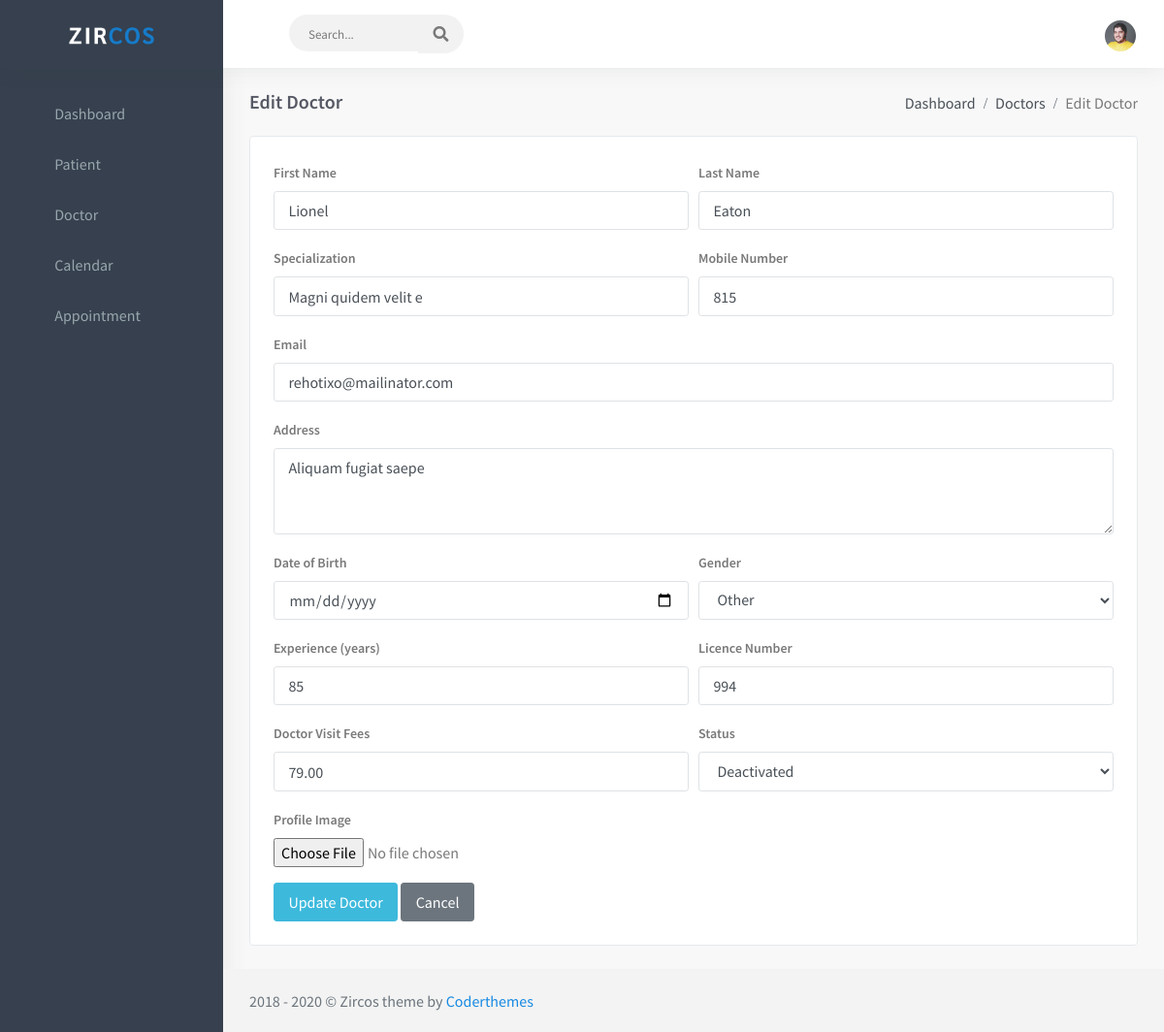
Screenshot of /doctors/edit/11/ with the database file from the repository.
### core/models.py (models this page shows, shortened)
class Doctor(models.Model):
    STATUS_CHOICES = [
        ('Active', 'Active'),
        ('Deactivated', 'Deactivated'),
    ]
    GENDER_CHOICES = [
        ('Male', 'Male'),
        ('Female', 'Female'),
        ('Other', 'Other'),
    ]
    user = models.OneToOneField(User, on_delete=models.CASCADE, null=True, blank=True)
    doctor_id = models.AutoField(primary_key=True)  # unique ID
    first_name = models.CharField(max_length=100)
    last_name = models.CharField(max_length=100)
    specialization = models.CharField(max_length=150)
    mobile_number = models.CharField(max_length=20)
    email = models.EmailField(blank=True, null=True)
    address = models.TextField(blank=True, null=True)
    dob = models.DateField(blank=True, null=True)
    gender = models.CharField(max_length=10, choices=GENDER_CHOICES, blank=True, null=True)
    experience = models.PositiveIntegerField(blank=True, null=True)
    licence_number = models.CharField(max_length=50, blank=True, null=True)
    doctor_visit_fees = models.DecimalField(max_digits=10, decimal_places=2)
    status = models.CharField(max_length=20, choices=STATUS_CHOICES)
    profile_image = models.ImageField(upload_to='doctor_profiles/', blank=True, null=True)
    created_at = models.DateTimeField(auto_now_add=True)
    class Meta:
        ordering = ['-created_at']  # DESC order

### core/views.py (the view, shortened to what this page needs)
# urls.py: path('doctors/edit/<int:doctor_id>/', views.doctor_edit, name='doctor_edit'),
def doctor_edit(request, doctor_id):
    doctor = get_object_or_404(Doctor, doctor_id=doctor_id)
    context = {
        'doctor': doctor
    }
    return render(request, 'clinic/doctor_edit.html', context)

### templates/clinic/doctor_edit.html (shortened to what this page needs)
{% extends "base.html" %}
{% load static %}
{% block content %}
<div class="row">
    <div class="col-12">
        <div class="page-title-box">
            <div class="page-title-right">
                <ol class="breadcrumb m-0">
                    <li class="breadcrumb-item"><a href="{% url 'dashboard' %}">Dashboard</a></li>
                    <li class="breadcrumb-item"><a href="{% url 'doctor_list' %}">Doctors</a></li>
                    <li class="breadcrumb-item active">Edit Doctor</li>
                </ol>
            </div>
            <h4 class="page-title">Edit Doctor</h4>
        </div>
        <div class="card-box">
            <form method="post" enctype="multipart/form-data">
                <div class="form-row">
                    <div class="form-group col-md-6">
                        <label>First Name</label>
                        <input type="text" name="first_name" class="form-control" value="{{ doctor.first_name }}" required>
                    </div>
                    <div class="form-group col-md-6">
                        <label>Last Name</label>
                        <input type="text" name="last_name" class="form-control" value="{{ doctor.last_name }}" required>
                    </div>
                </div>
                <div class="form-row">
                    <div class="form-group col-md-6">
                        <label>Specialization</label>
                        <input type="text" name="specialization" class="form-control" value="{{ doctor.specialization }}" required>
                    </div>
                    <div class="form-group col-md-6">
                        <label>Mobile Number</label>
                        <input type="text" name="mobile_number" class="form-control" value="{{ doctor.mobile_number }}" required>
                    </div>
                </div>
                <div class="form-group">
                    <label>Email</label>
                    <input type="email" name="email" class="form-control" value="{{ doctor.email }}">
                </div>
                <div class="form-group">
                    <label>Address</label>
                    <textarea name="address" class="form-control" rows="3">{{ doctor.address }}</textarea>
                </div>
                <div class="form-row">
                    <div class="form-group col-md-6">
                        <label>Date of Birth</label>
                        <input type="date" name="dob" class="form-control" value="{{ doctor.dob|default_if_none:'' }}">
                    </div>
                    <div class="form-group col-md-6">
                        <label>Gender</label>
                        <select name="gender" class="form-control">
                            <option value="Other" {% if doctor.gender == "Other" %}selected{% endif %}>Other</option>
                        </select>
                    </div>
                </div>
                <div class="form-row">
                    <div class="form-group col-md-6">
                        <label>Experience (years)</label>
                        <input type="number" name="experience" class="form-control" value="{{ doctor.experience }}">
                    </div>
                    <div class="form-group col-md-6">
                        <label>Licence Number</label>
                        <input type="text" name="licence_number" class="form-control" value="{{ doctor.licence_number }}">
                    </div>
                </div>
                <div class="form-row">
                    <div class="form-group col-md-6">
                        <label>Doctor Visit Fees</label>
                        <input type="number" name="doctor_visit_fees" class="form-control" value="{{ doctor.doctor_visit_fees }}">
                    </div>
                    <div class="form-group col-md-6">
                        <label>Status</label>
                        <select name="status" class="form-control">
                            <option value="Deactivated" {% if doctor.status == "Deactivated" %}selected{% endif %}>Deactivated</option>
                        </select>
                    </div>
                </div>
                <div class="form-group">
                    <label>Profile Image</label>
                    <input type="file" name="profile_image" class="form-control-file">
                </div>
                <button type="submit" class="btn btn-info">Update Doctor</button>
                <a href="{% url 'doctor_list' %}" class="btn btn-secondary">Cancel</a>
            </form>
        </div>
    </div>
</div>
{% endblock %}

### rows the page displays
Doctor: first_name "Lionel", last_name "Eaton", specialization "Magni quidem velit e", mobile_number "815", email "rehotixo@mailinator.com", address "Aliquam fugiat saepe", gender "Other", experience "85", licence_number "994", doctor_visit_fees "79.00", status "Deactivated"
